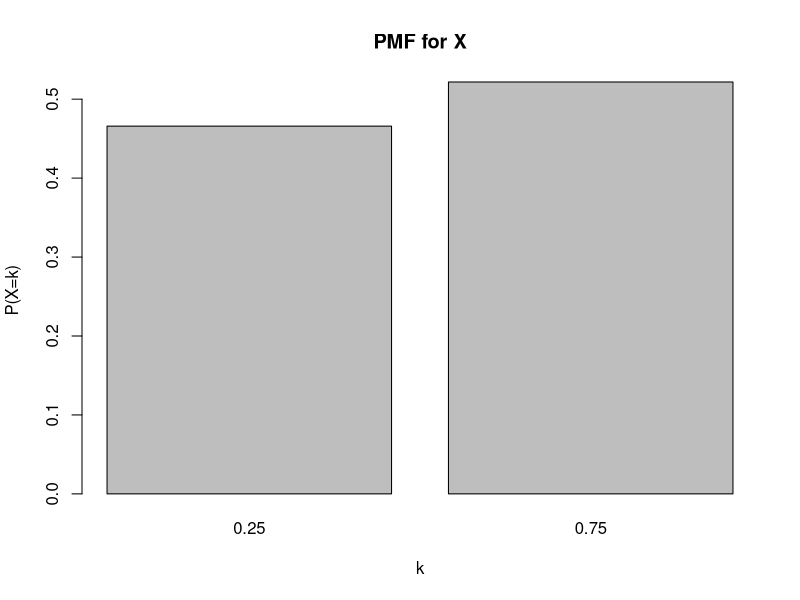

Reproduce this figure in R.


mydata = read.csv("Traffic_data_orig.csv")
secretMessage = c(0,1,1,1,0,1,0,0,0,1,1,0,1,0,0,0,0,1,1,0,1,0,0,1,0,1,1,1,0,0,1,1,0,1,1,0,1,0,0,1,0,1,1,1,0,0,1,1,0,1,1,0,0,0,0,1,0,1,1,1,0,0,1,1,0,1,1,0,0,1,0,1,0,1,1,0,0,0,1,1,0,1,1,1,0,0,1,0,0,1,1,0,0,1,0,1,0,1,1,1,0,1,0,0,0,1,1,0,1,1,0,1,0,1,1,0,0,1,0,1,0,1,1,1,0,0,1,1,0,1,1,1,0,0,1,1,0,1,1,0,0,0,0,1,0,1,1,0,0,1,1,1,0,1,1,0,0,1,0,1)

covertData = mydata[1:(length(secretMessage)+1),]
zeroDelay = 0.25
oneDelay = 0.75

#instanciate a vector to store inter packet delays for the PMF histogram
ipDelays = numeric(nrow(covertData))

for (i in 2:length(secretMessage)){
    #Insertion of the secret message using packet delays
    if(secretMessage[i] == 0)
        covertData[i,2] = zeroDelay
    else
        covertData[i,2] = oneDelay
                                        #if(i != 1)
    covertData[i,2] = covertData[i,2] + covertData[i-1,2]

    #Store inter-delay value
    ipDelays[i-1]= covertData[i,2] - covertData[i-1,2]
}

proba = c( mean(ipDelays == zeroDelay), mean(ipDelays == oneDelay))
names(proba)= c(0.25,0.75)
barplot(proba,main= "PMF for X",xlab="k",ylab="P(X=k)")
